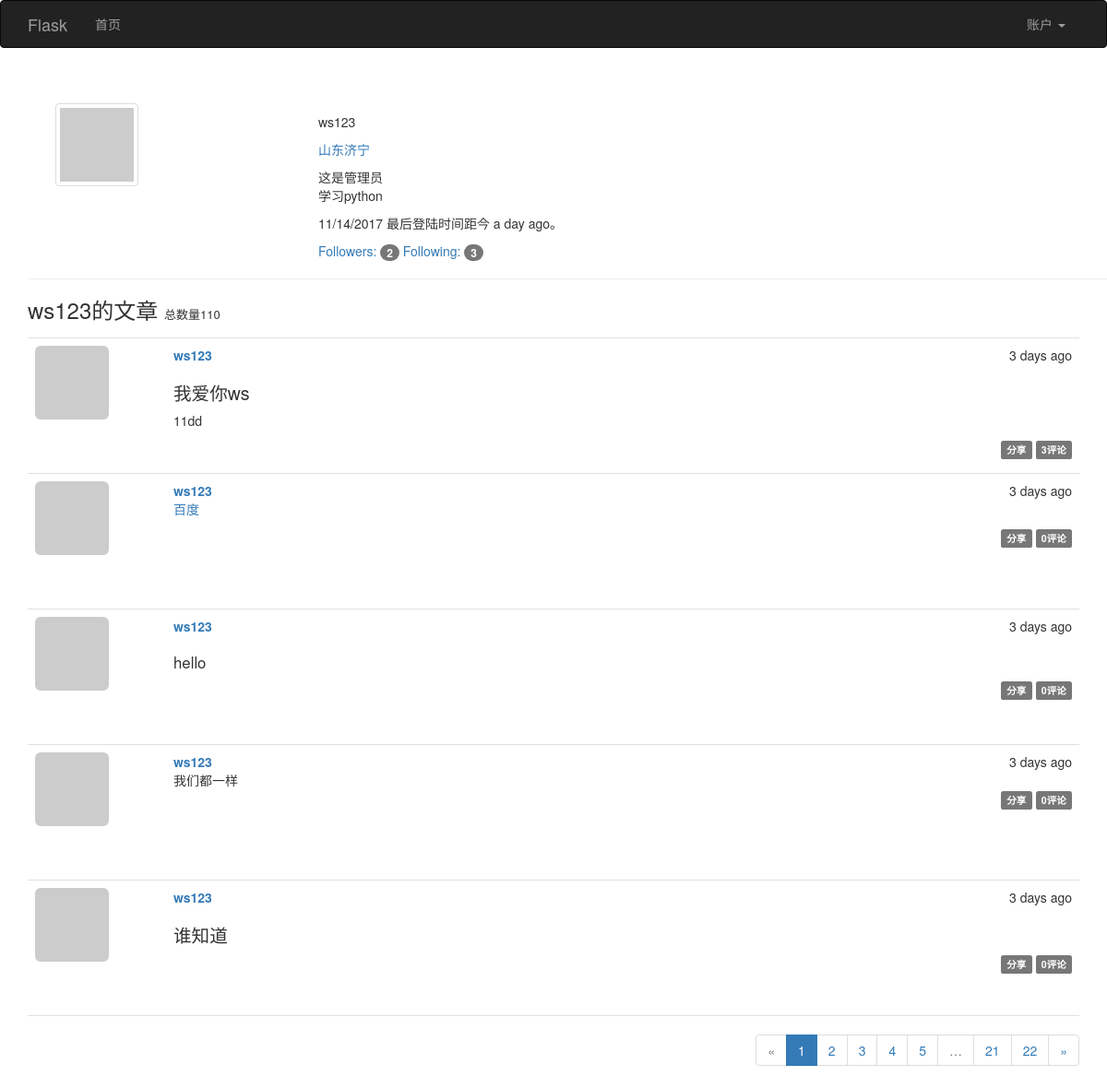
/user/ws123, run on the app's committed database.
### app/models.py (models this page shows, shortened)
class User(UserMixin,db.Model):
    __tablename__='users'
    id=db.Column(db.Integer,primary_key=True)
    email=db.Column(db.String(64),unique=True,index=True)
    username=db.Column(db.String(64),unique=True,index=True)
    password_hash=db.Column(db.String(128))
    role_id=db.Column(db.Integer,db.ForeignKey('roles.id'))
    posts=db.relationship('Post',backref='author',lazy='dynamic')
    confirmed=db.Column(db.Boolean,default=False)
    name=db.Column(db.String(64))
    location=db.Column(db.String(64))
    about_me=db.Column(db.Text())
    member_since=db.Column(db.DateTime(),default=datetime.utcnow)
    last_seen=db.Column(db.DateTime(),default=datetime.utcnow)
    avatar_hash=db.Column(db.String(64))
    comments=db.relationship('Comment',backref='author',lazy='dynamic')
    followed = db.relationship('Follow',
                               foreign_keys=[Follow.follower_id],
                               backref=db.backref('follower', lazy='joined'),
                               lazy='dynamic',
                               cascade='all, delete-orphan')
    followers = db.relationship('Follow',
                                foreign_keys=[Follow.followed_id],
                                backref=db.backref('followed', lazy='joined'),
                                lazy='dynamic',
                                cascade='all, delete-orphan')
    @property
    def password(self):
        raise AttributeError('密码不可读')
    def can(self,permissions):
        return self.role is not None and (self.role.permissions & permissions) ==permissions
    def is_administrator(self):
        return self.can(Permission.ADMINISTER)
    def gravatar(self,size=100,default='identicon',rating='g'):
        if request.is_secure:
            url='https://secure.gravatar.com/avatar'
        else:
            url='http://www.gravatar.com/avatar'
        hashurl=self.avatar_hash  or hashlib.md5(self.email.encode('utf-8')).hexdigest()
        return '{url}/{hash}?s={size}&r={rating}&d={default}'.format(url=url,hash=hashurl,size=size,rating=rating,default=default)

class Post(db.Model):
    __tablename__='posts'
    id=db.Column(db.Integer,primary_key=True)
    body=db.Column(db.Text)
    timestamp=db.Column(db.DateTime,index=True,default=datetime.utcnow)
    author_id=db.Column(db.Integer,db.ForeignKey('users.id'))
    body_html=db.Column(db.Text)
    comments=db.relationship('Comment',backref='post',lazy='dynamic')

### app/main/views.py (the view)
@main.route('/user/<username>',methods=['GET','POST'])
def user(username):
    user=User.query.filter_by(username=username).first()
    if user is None:
        abort(404)
    page=request.args.get('page',1,type=int)
    pagination=user.posts.order_by(Post.timestamp.desc()).paginate(
        page=page,per_page=current_app.config['FLASKY_POSTS_PER_PAGE'],error_out=False)
    posts=pagination.items
    return render_template('user.html',user=user,posts=posts,pagination=pagination)

### app/auth/views.py (called while the page is built)
@auth.before_app_request
def before_request():
    if current_user.is_authenticated:
        current_user.ping()
        if not current_user.confirmed \
            and request.endpoint[:5] != 'auth.' \
            and request.endpoint != 'static':
            return redirect(url_for('auth.unconfirmed'))

### app/main/__init__.py (called while the page is built)
@main.app_context_processor
def inject_permissions():
    return dict(Permission=Permission)

### app/models.py (called while the page is built)
    def can(self,permissions):
        return False

    def is_administrator(self):
        return False

### app/templates/user.html (shortened to what this page needs)
{% extends 'base.html' %}
{% import '_macros.html' as macros %}
{% block page_content %}
<div class="page-header container">
<div class="col-sm-3">
    <img class="img-rounded thumbnail" src="{{user.gravatar(size='150')}}" alt="头像加载中">
    </div>
    <div class="col-sm-9" style="margin: 0;">
    {% if user.name or user.location %}
        <p>
            <p>{% if user.name %}{{user.username}}{%endif %}</p>
            {% if user.location %} <a href="https://www.google.com/maps/place/{{user.location}}">{{user.location}}</a> {%endif %}
        </p>
    {% endif %}
    {% if user.is_administrator()%}
        这是管理员
    {% elif user.role_id ==1 %}
    这是普通用户
    {% else %}
    这是协管员
    {%endif%}
    {% if user.about_me %} <p>{{user.about_me}}</p>{% endif %}
    <p>
        {{moment(user.member_since).format('L')}}
        最后登陆时间距今 {{moment(user.last_seen).fromNow()}}。
    </p>
         <p>
            <a href="{{ url_for('.followers', username=user.username) }}">Followers: <span class="badge">{{ user.followers.count()-1 }}</span></a>
            <a href="{{ url_for('.followed_by', username=user.username) }}">Following: <span class="badge">{{ user.followed.count()-1 }}</span></a>
        </p>
</div>
</div>
<h3>{{user.username}}的文章 <span style="font-size: 13px">总数量{{user.posts.count()}}</span></h3>
{% include '_posts.html'%}
{% if pagination and pagination.total>10 %}
<div class="pagination">
    {{ macros.pagination_widget(pagination,'.user',username=user.username)}}
</div>
{% endif %}
{% endblock %}

### app/templates/base.html (shortened to what this page needs)
{% extends 'bootstrap/base.html' %}
{% block head %}
{{super()}}
<link rel="stylesheet" type="text/css" href="{{ url_for('static', filename='styles.css') }}">
{% endblock %}
{% block navbar %}
<div class="navbar navbar-inverse" role="navigation">
    <div class="container">
        <div class="navbar-header">
            <a class="navbar-brand" href="{{url_for('main.index')}}">Flask</a>
        </div>
        <div class="navbar-collapse collapse">
            <ul class="nav navbar-nav">
                <li><a href="/">首页</a></li>
            </ul>
                        <ul class="nav navbar-nav navbar-right">
                <li class="dropdown">
                    <a href="#" class="dropdown-toggle" data-toggle="dropdown">账户 <b class="caret"></b></a>
        </div>
    </div>
</div>
{% endblock %}
{% block content %}
<div class="container">
    {% block page_content %}{% endblock %}
</div>
{% endblock %}

### app/templates/_macros.html
{% macro pagination_widget(pagination,endpoint, fragment='') %}
 <ul class="pagination">
    <li {% if not pagination.has_prev %} class="disabled"{% endif %}>
        <a href="{% if pagination.has_prev %}{{ url_for(endpoint, page=pagination.prev_num, **kwargs) }}{{fragment}}{% else %}#{% endif %}">
            &laquo;
        </a>
    </li>
     {% for p in pagination.iter_pages() %}
        {% if p %}
        {% if p == pagination.page %}
            <li class="active">
                <a href="{{ url_for(endpoint, page = p, **kwargs) }}{{fragment}}">{{ p }}</a>
            </li>
            {% else %}
            <li>
                <a href="{{ url_for(endpoint, page = p, **kwargs) }}{{fragment}}">{{ p }}</a>
            </li>
            {% endif %}
        {% else %}
        <li class="disabled"><a href="#">&hellip;</a></li>
        {% endif %}
    {% endfor %}
    <li {% if not pagination.has_next %} class="disabled"{% endif %}>
        <a href="{% if pagination.has_next %}{{ url_for(endpoint, page=pagination.next_num, **kwargs) }}{{fragment}}{% else %}#{% endif %}">
            &raquo;
        </a>
    </li>
 </ul>
{% endmacro %}

### app/templates/_posts.html (shortened to what this page needs)
<ul class="posts">
    {% for post in posts %}
    <li class="post">
        <div class="post-thumbnail">
            <a href="{{ url_for('.user', username=post.author.username) }}">
                <img class="img-rounded profile-thumbnail" src="{{ post.author.gravatar(size=100) }}">
            </a>
        </div>
        <div class="post-content">
            <div class="post-date">{{ moment(post.timestamp).fromNow() }}</div>
            <div class="post-author"><a href="{{ url_for('.user', username=post.author.username) }}">{{ post.author.username }}</a></div>
            <div class="post-body">
                {% if post.body_html %}
                    {{post.body_html | safe}}
                {% else %}
                {{ post.body }}
                {% endif %}
            </div>
            <div class="post-footer">
                <a href="{{url_for('.post',id=post.id,_external=True)}}"><span class="label label-default">分享</span></a>
                <a href="{{url_for('.post',id=post.id)}}#comments"><span class="label label-default">{{post.comments.count()}}评论</span></a>
            </div>
        </div>
    </li>
    {% endfor %}
</ul>

### app/static/styles.css (style rules this page uses)
.profile-thumbnail { position: absolute; }
ul.posts { list-style-type: none; padding: 0px; margin: 16px 0px 0px 0px; border-top: 1px solid #e0e0e0; }
ul.posts li.post { padding: 8px; border-bottom: 1px solid #e0e0e0; }
div.post-date { float: right; }
div.post-author { font-weight: bold; }
div.post-thumbnail { position: absolute; }
div.post-content { margin-left: 150px; min-height: 130px; }
div.post-footer { text-align: right; }
div.pagination { width: 100%; text-align: right; padding: 0px; margin: 0px; }
.post-body h1 { font-size: 140%; }
.post-body h3 { font-size: 120%; }

### data on the page
User: username "ws123", location "山东济宁", about_me "学习python", member_since "11/14/2017", last_seen "a day ago"
Post: timestamp "3 days ago", author.username "ws123", body_html "我爱你ws 11dd", comments.count "3"
Post: timestamp "3 days ago", author.username "ws123", body_html "百度", comments.count "0"
Post: timestamp "3 days ago", author.username "ws123", body_html "hello", comments.count "0"
Post: timestamp "3 days ago", author.username "ws123", body_html "我们都一样", comments.count "0"
Post: timestamp "3 days ago", author.username "ws123", body_html "谁知道", comments.count "0"

### other printed values
{{ user.followers.count()-1 }} "2"
{{ user.followed.count()-1 }} "3"
{{ user.posts.count() }} "110"
{{ p }} "1"
{{ p }} "2" "3" "4" "5" "21" "22"
